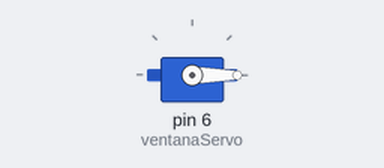
A sketch run on a simulated Arduino Uno, built with avr-gcc and run on an emulated ATmega328P. Parts: servo.

Above: at 0.05 s.
At 4.0 s:
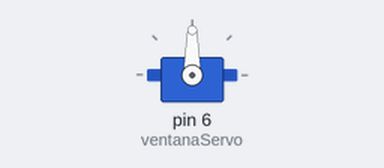
Timing chart, 0 to 5.2 s (numbered marks = the images above):
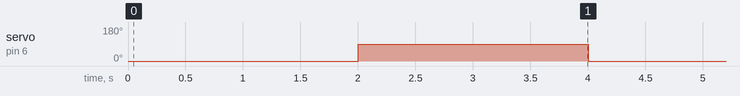

The sketch:

ServoMotor.ino
```cpp
#include <Servo.h>

Servo ventanaServo;

void setup() {

    ventanaServo.attach(6);

}

void loop() {

    // Cerrado
    ventanaServo.write(0);
    delay(2000);

    // Abierto
    ventanaServo.write(90);
    delay(2000);
}
```

Measured:
- by itself, servo on pin 6 (ventanaServo): alternates 90° for 2.0 s and 0° for 2.0 s
